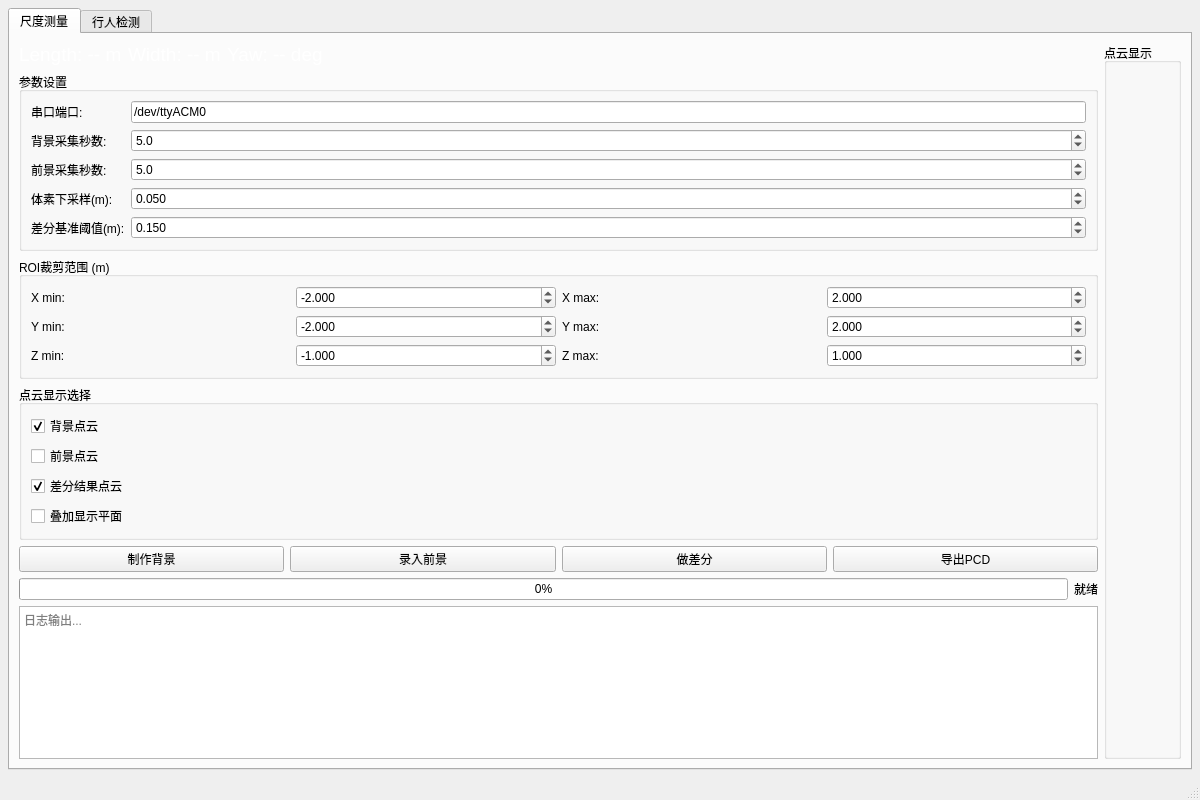
<?xml version='1.0' encoding='utf-8'?>
<ui version="4.0">
 <class>MainWindow</class>
 <widget class="QMainWindow" name="MainWindow">
  <property name="geometry">
   <rect>
    <x>0</x><y>0</y><width>1200</width><height>800</height>
   </rect>
  </property>
  <property name="windowTitle">
   <string>Lidar Background Subtract</string>
  </property>
  <widget class="QWidget" name="centralwidget">
   <layout class="QVBoxLayout" name="centralVerticalLayout">
    <property name="spacing">
     <number>8</number>
    </property>
    <property name="margin">
     <number>8</number>
    </property>
    <item>
     <widget class="QTabWidget" name="tabWidget">
      <property name="currentIndex">
       <number>0</number>
      </property>

      <widget class="QWidget" name="tab_param">
       <attribute name="title">
        <string>尺度测量</string>
       </attribute>
       <layout class="QVBoxLayout" name="paramVerticalLayout">
<item><layout class="QHBoxLayout" name="paramMainHBox"><item><layout class="QVBoxLayout" name="leftLayout">
      <item>
       <layout class="QHBoxLayout" name="horizontalLayoutResult">
        <item>
         <widget class="QLabel" name="lengthLabel">
          <property name="text">
           <string>Length: -- m</string>
          </property>
          <property name="minimumWidth">
           <number>160</number>
          </property>
          <property name="styleSheet">
           <string>font: 14pt; color: white;</string>
          </property>
         </widget>
        </item>
        <item>
         <widget class="QLabel" name="widthLabel">
          <property name="text">
           <string>Width: -- m</string>
          </property>
          <property name="minimumWidth">
           <number>160</number>
          </property>
          <property name="styleSheet">
           <string>font: 14pt; color: white;</string>
          </property>
         </widget>
        </item>
        <item>
         <widget class="QLabel" name="yawLabel">
          <property name="text">
           <string>Yaw: -- deg</string>
          </property>
          <property name="minimumWidth">
           <number>160</number>
          </property>
          <property name="styleSheet">
           <string>font: 14pt; color: white;</string>
          </property>
         </widget>
        </item>
        <item>
         <spacer name="spacerResult">
          <property name="orientation">
           <enum>Qt::Horizontal</enum>
          </property>
          <property name="sizeHint" stdset="0">
           <size>
            <width>40</width><height>20</height>
           </size>
          </property>
         </spacer>
        </item>
       </layout>
      </item>

      <item>
       <widget class="QGroupBox" name="groupBoxParams">
        <property name="title">
         <string>参数设置</string>
        </property>
        <layout class="QGridLayout" name="gridLayoutParams">
         <item row="0" column="0">
          <widget class="QLabel" name="labelPort">
           <property name="text">
            <string>串口端口:</string>
           </property>
          </widget>
         </item>
         <item row="0" column="1">
          <widget class="QLineEdit" name="portEdit">
           <property name="text">
            <string>/dev/ttyACM0</string>
           </property>
          </widget>
         </item>

         <item row="1" column="0">
          <widget class="QLabel" name="labelBgSec">
           <property name="text">
            <string>背景采集秒数:</string>
           </property>
          </widget>
         </item>
         <item row="1" column="1">
          <widget class="QDoubleSpinBox" name="bgSecondsSpin">
           <property name="decimals">
            <number>1</number>
           </property>
           <property name="minimum">
            <double>0.5</double>
           </property>
           <property name="maximum">
            <double>60.0</double>
           </property>
           <property name="singleStep">
            <double>0.5</double>
           </property>
           <property name="value">
            <double>5.0</double>
           </property>
          </widget>
         </item>

         <item row="2" column="0">
          <widget class="QLabel" name="labelFgSec">
           <property name="text">
            <string>前景采集秒数:</string>
           </property>
          </widget>
         </item>
         <item row="2" column="1">
          <widget class="QDoubleSpinBox" name="fgSecondsSpin">
           <property name="decimals">
            <number>1</number>
           </property>
           <property name="minimum">
            <double>0.5</double>
           </property>
           <property name="maximum">
            <double>60.0</double>
           </property>
           <property name="singleStep">
            <double>0.5</double>
           </property>
           <property name="value">
            <double>5.0</double>
           </property>
          </widget>
         </item>

         <item row="3" column="0">
          <widget class="QLabel" name="labelVoxel">
           <property name="text">
            <string>体素下采样(m):</string>
           </property>
          </widget>
         </item>
         <item row="3" column="1">
          <widget class="QDoubleSpinBox" name="voxelSpin">
           <property name="decimals">
            <number>3</number>
           </property>
           <property name="minimum">
            <double>0.001</double>
           </property>
           <property name="maximum">
            <double>1.000</double>
           </property>
           <property name="singleStep">
            <double>0.01</double>
           </property>
           <property name="value">
            <double>0.050</double>
           </property>
          </widget>
         </item>

         <item row="4" column="0">
          <widget class="QLabel" name="labelDiff">
           <property name="text">
            <string>差分基准阈值(m):</string>
           </property>
          </widget>
         </item>
         <item row="4" column="1">
          <widget class="QDoubleSpinBox" name="diffSpin">
           <property name="decimals">
            <number>3</number>
           </property>
           <property name="minimum">
            <double>0.010</double>
           </property>
           <property name="maximum">
            <double>2.000</double>
           </property>
           <property name="singleStep">
            <double>0.01</double>
           </property>
           <property name="value">
            <double>0.150</double>
           </property>
          </widget>
         </item>
        </layout>
       </widget>
      </item>

      <item>
       <widget class="QGroupBox" name="groupBoxROI">
        <property name="title">
         <string>ROI裁剪范围 (m)</string>
        </property>
        <layout class="QGridLayout" name="gridLayoutROI">
         <item row="0" column="0">
          <widget class="QLabel" name="labelXmin">
           <property name="text">
            <string>X min:</string>
           </property>
          </widget>
         </item>
         <item row="0" column="1">
          <widget class="QDoubleSpinBox" name="xminSpin">
           <property name="decimals">
            <number>3</number>
           </property>
           <property name="minimum">
            <double>-100.0</double>
           </property>
           <property name="maximum">
            <double>100.0</double>
           </property>
           <property name="singleStep">
            <double>0.05</double>
           </property>
           <property name="value">
            <double>-2.0</double>
           </property>
          </widget>
         </item>

         <item row="0" column="2">
          <widget class="QLabel" name="labelXmax">
           <property name="text">
            <string>X max:</string>
           </property>
          </widget>
         </item>
         <item row="0" column="3">
          <widget class="QDoubleSpinBox" name="xmaxSpin">
           <property name="decimals">
            <number>3</number>
           </property>
           <property name="minimum">
            <double>-100.0</double>
           </property>
           <property name="maximum">
            <double>100.0</double>
           </property>
           <property name="singleStep">
            <double>0.05</double>
           </property>
           <property name="value">
            <double>2.0</double>
           </property>
          </widget>
         </item>

         <item row="1" column="0">
          <widget class="QLabel" name="labelYmin">
           <property name="text">
            <string>Y min:</string>
           </property>
          </widget>
         </item>
         <item row="1" column="1">
          <widget class="QDoubleSpinBox" name="yminSpin">
           <property name="decimals">
            <number>3</number>
           </property>
           <property name="minimum">
            <double>-100.0</double>
           </property>
           <property name="maximum">
            <double>100.0</double>
           </property>
           <property name="singleStep">
            <double>0.05</double>
           </property>
           <property name="value">
            <double>-2.0</double>
           </property>
          </widget>
         </item>

         <item row="1" column="2">
          <widget class="QLabel" name="labelYmax">
           <property name="text">
            <string>Y max:</string>
           </property>
          </widget>
         </item>
         <item row="1" column="3">
          <widget class="QDoubleSpinBox" name="ymaxSpin">
           <property name="decimals">
            <number>3</number>
           </property>
           <property name="minimum">
            <double>-100.0</double>
           </property>
           <property name="maximum">
            <double>100.0</double>
           </property>
           <property name="singleStep">
            <double>0.05</double>
           </property>
           <property name="value">
            <double>2.0</double>
           </property>
          </widget>
         </item>

         <item row="2" column="0">
          <widget class="QLabel" name="labelZmin">
           <property name="text">
            <string>Z min:</string>
           </property>
          </widget>
         </item>
         <item row="2" column="1">
          <widget class="QDoubleSpinBox" name="zminSpin">
           <property name="decimals">
            <number>3</number>
           </property>
           <property name="minimum">
            <double>-100.0</double>
           </property>
           <property name="maximum">
            <double>100.0</double>
           </property>
           <property name="singleStep">
            <double>0.05</double>
           </property>
           <property name="value">
            <double>-1.0</double>
           </property>
          </widget>
         </item>

         <item row="2" column="2">
          <widget class="QLabel" name="labelZmax">
           <property name="text">
            <string>Z max:</string>
           </property>
          </widget>
         </item>
         <item row="2" column="3">
          <widget class="QDoubleSpinBox" name="zmaxSpin">
           <property name="decimals">
            <number>3</number>
           </property>
           <property name="minimum">
            <double>-100.0</double>
           </property>
           <property name="maximum">
            <double>100.0</double>
           </property>
           <property name="singleStep">
            <double>0.05</double>
           </property>
           <property name="value">
            <double>1.0</double>
           </property>
          </widget>
         </item>
        </layout>
       </widget>
      </item>

      <item>
       <widget class="QGroupBox" name="groupBoxCloudDisplay">
        <property name="title">
         <string>点云显示选择</string>
        </property>
        <layout class="QVBoxLayout" name="verticalLayoutCloudDisplay">
         <item>
          <widget class="QCheckBox" name="cbBackground">
           <property name="text">
            <string>背景点云</string>
           </property>
           <property name="checked">
            <bool>true</bool>
           </property>
          </widget>
         </item>
         <item>
          <widget class="QCheckBox" name="cbForeground">
           <property name="text">
            <string>前景点云</string>
           </property>
          </widget>
         </item>
         <item>
          <widget class="QCheckBox" name="cbDiff">
           <property name="text">
            <string>差分结果点云</string>
           </property>
           <property name="checked">
            <bool>true</bool>
           </property>
          </widget>
         </item>
         <item>
          <widget class="QCheckBox" name="cbShowPlane">
           <property name="text">
            <string>叠加显示平面</string>
           </property>
          </widget>
         </item>
        </layout>
       </widget>
      </item>

      <item>
       <layout class="QHBoxLayout" name="horizontalLayoutButtons">
        <item>
         <widget class="QPushButton" name="makeBgButton">
          <property name="text">
           <string>制作背景</string>
          </property>
         </widget>
        </item>
        <item>
         <widget class="QPushButton" name="recordFgButton">
          <property name="text">
           <string>录入前景</string>
          </property>
         </widget>
        </item>
        <item>
         <widget class="QPushButton" name="subtractButton">
          <property name="text">
           <string>做差分</string>
          </property>
         </widget>
        </item>
        <item>
         <widget class="QPushButton" name="exportButton">
          <property name="text">
           <string>导出PCD</string>
          </property>
         </widget>
        </item>
       </layout>
      </item>

      <item>
       <layout class="QHBoxLayout" name="horizontalLayoutStatus">
        <item>
         <widget class="QProgressBar" name="progressBar">
          <property name="value">
           <number>0</number>
          </property>
          <property name="textVisible">
           <bool>true</bool>
          </property>
         </widget>
        </item>
        <item>
         <widget class="QLabel" name="statusLabel">
          <property name="text">
           <string>就绪</string>
          </property>
          <property name="minimumWidth">
           <number>120</number>
          </property>
         </widget>
        </item>
       </layout>
      </item>

      <item>
       <widget class="QTextEdit" name="logText">
        <property name="readOnly">
         <bool>true</bool>
        </property>
        <property name="placeholderText">
         <string>日志输出...</string>
        </property>
        <property name="minimumHeight">
         <number>120</number>
        </property>
       </widget>
      </item>

      <item>
       <spacer name="leftSpacer">
        <property name="orientation">
         <enum>Qt::Vertical</enum>
        </property>
        <property name="sizeHint" stdset="0">
         <size>
          <width>20</width><height>20</height>
         </size>
        </property>
       </spacer>
      </item>
     </layout>
    </item><item><widget class="QGroupBox" name="groupBoxCloudView">
        <property name="title">
         <string>点云显示</string>
        </property>
        <layout class="QVBoxLayout" name="layoutCloudView">
         <item>
          <widget class="QVTKWidget" name="vtkWidget">
           <property name="minimumHeight">
            <number>360</number>
           </property>
          </widget>
         </item>
        </layout>
       </widget>
            </item></layout></item></layout>
      </widget>

      <widget class="QWidget" name="tab_view">
       <attribute name="title">
        <string>行人检测</string>
       </attribute>
       <layout class="QHBoxLayout" name="viewHorizontalLayout">
        <item><widget class="QGroupBox" name="groupBoxPerson">
        <property name="title">
         <string>行人检测</string>
        </property>
        <layout class="QGridLayout" name="gridLayoutPerson">
         <item row="0" column="0">
          <widget class="QLabel" name="labelSource">
           <property name="text">
            <string>输入源:</string>
           </property>
          </widget>
         </item>
         <item row="0" column="1">
          <widget class="QComboBox" name="sourceCombo" />
         </item>

         <item row="1" column="0">
          <widget class="QLabel" name="rtspLabel">
           <property name="text">
            <string>RTSP:</string>
           </property>
          </widget>
         </item>
         <item row="1" column="1">
          <widget class="QLineEdit" name="rtspEdit">
           <property name="text">
            <string>rtsp://</string>
           </property>
          </widget>
         </item>

         <item row="2" column="0">
          <widget class="QLabel" name="engineLabel">
           <property name="text">
            <string>Engine:</string>
           </property>
          </widget>
         </item>
         <item row="2" column="1">
          <widget class="QLineEdit" name="engineEdit">
           <property name="text">
            <string>person_tr/best_person_fp16.engine</string>
           </property>
          </widget>
         </item>

         <item row="3" column="0">
          <widget class="QLabel" name="confLabel">
           <property name="text">
            <string>置信阈值:</string>
           </property>
          </widget>
         </item>
         <item row="3" column="1">
          <widget class="QDoubleSpinBox" name="confSpin">
           <property name="decimals">
            <number>2</number>
           </property>
           <property name="minimum">
            <double>0.10</double>
           </property>
           <property name="maximum">
            <double>0.99</double>
           </property>
           <property name="singleStep">
            <double>0.05</double>
           </property>
           <property name="value">
            <double>0.50</double>
           </property>
          </widget>
         </item>

         <item row="4" column="0" colspan="2">
          <layout class="QHBoxLayout" name="layoutPersonButtons">
           <item>
            <widget class="QPushButton" name="startPersonBtn">
             <property name="text">
              <string>启动检测</string>
             </property>
            </widget>
           </item>
           <item>
            <widget class="QPushButton" name="stopPersonBtn">
             <property name="text">
              <string>停止检测</string>
             </property>
            </widget>
           </item>
          </layout>
         </item>
        <item row="5" column="0"><widget class="QLabel" name="labelAlarmIou"><property name="text"><string>告警IoU阈值:</string></property></widget></item><item row="5" column="1" colspan="2"><widget class="QDoubleSpinBox" name="alarmIouSpin"><property name="minimum"><double>0</double></property><property name="maximum"><double>1</double></property><property name="singleStep"><double>0.05</double></property><property name="value"><double>0.5</double></property></widget></item><item row="6" column="0" colspan="3"><widget class="QWidget" name="alarmBtnWidget"><layout class="QHBoxLayout" name="alarmBtnLayout"><item><widget class="QPushButton" name="btnSetAlarmRoi"><property name="text"><string>设置告警区域</string></property></widget></item><item><widget class="QPushButton" name="btnClearAlarmRoi"><property name="text"><string>清除告警区域</string></property></widget></item></layout></widget></item><item row="7" column="0" colspan="3"><widget class="QLabel" name="alarmStatusLabel"><property name="text"><string>告警状态: 未告警</string></property></widget></item></layout>
       </widget>
      </item><item><widget class="QGroupBox" name="groupBoxPersonView">
        <property name="title">
         <string>行人检测画面</string>
        </property>
        <layout class="QVBoxLayout" name="layoutPersonView">
         <item>
          <widget class="QLabel" name="personLabel">
           <property name="minimumHeight">
            <number>240</number>
           </property>
           <property name="frameShape">
            <enum>QFrame::Box</enum>
           </property>
           <property name="text">
            <string>行人检测画面</string>
           </property>
           <property name="alignment"><set>Qt::AlignCenter</set></property><property name="scaledContents"><bool>false</bool></property></widget>
         </item>
        </layout>
       </widget>
            </item></layout>
      </widget>

     </widget>
    </item>
   </layout>
  </widget>
  <widget class="QMenuBar" name="menubar" />
  <widget class="QStatusBar" name="statusbar" />
 </widget>

 <customwidgets>
  <customwidget>
   <class>QVTKWidget</class>
   <extends>QWidget</extends>
   <header>QVTKWidget.h</header>
   <container>1</container>
  </customwidget>
 </customwidgets>

 <resources />
 <connections />
</ui>
